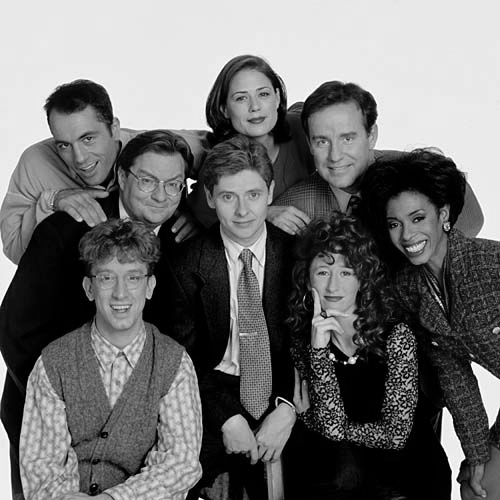
#> input picture img/newsradio.jpg, 500 x 500 px
$ jupyter execute illustrations.ipynb
#> lines starting #> are read from the running program, lines starting #| are printed output that depends on the picture
Ce notebook est utilisé pour nourrir la présentation

[cell 1]
import matplotlib.pyplot as plt

import numpy as np

import cv2
import time
from skimage import color, transform
from skimage.feature import hog
import imutils
import os

import joblib

positive_patches_shape = (62, 47)

path_to_img = 'img/newsradio.jpg'

image = cv2.imread(path_to_img)
#> image is the input picture: shape (500, 500, 3); min 0, max 255, mean 111.4

image = color.rgb2gray(image)
#> image: shape (500, 500) float64

(H_MAX, W_MAX) = (300, 600)

if image.shape[0] > H_MAX or image.shape[1] > W_MAX:
    s = min(H_MAX / image.shape[0], W_MAX / image.shape[1])
#> s = 0.6
    image = transform.rescale(image, s)
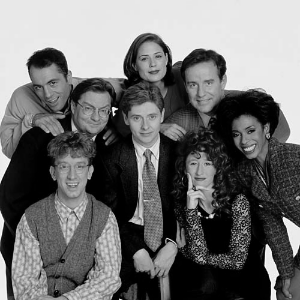
#> image: shape (300, 300) float64; min 0, max 0.995, mean 0.437

#print("L'image étudiée est de taille {}".format(image.shape))

fig, ax = plt.subplots()
ax.imshow(image, cmap='gray')
ax.axis('off')

print(image)
#> (printed output is left out)


$ run again, with img/balka.jpg copied over img/newsradio.jpg
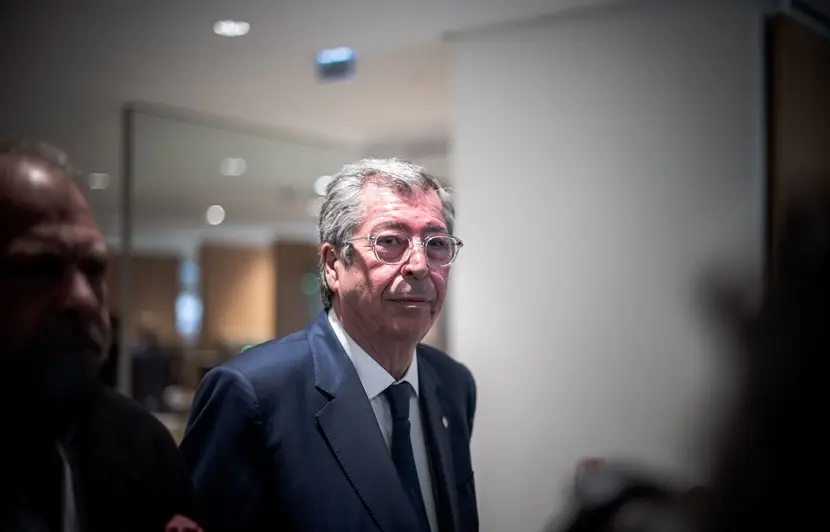
#> input picture img/balka.jpg, 830 x 532 px
#> image is the input picture: shape (532, 830, 3); mean B, G, R 91, 90.4, 93.8
#> `image = color.rgb2gray(image)`:
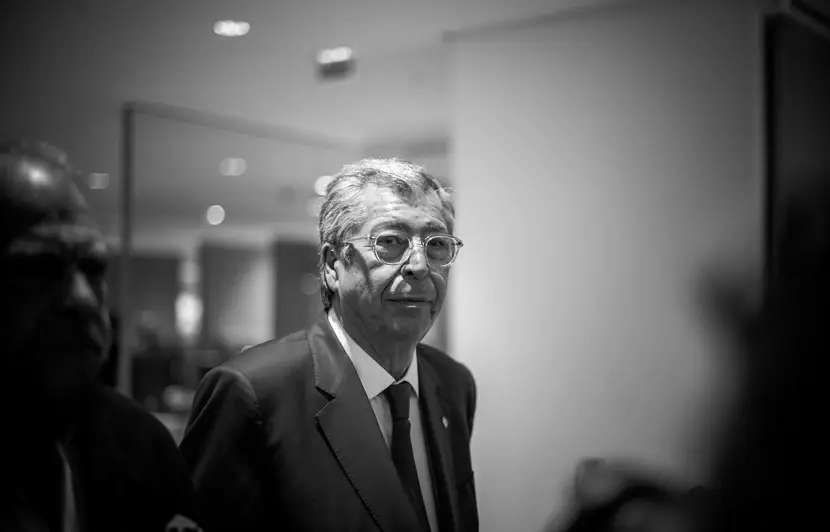
#> image: shape (532, 830) float64; min 0, max 1, mean 0.356
#> (printed output is left out)

$ run again, with img/bath.jpg copied over img/newsradio.jpg
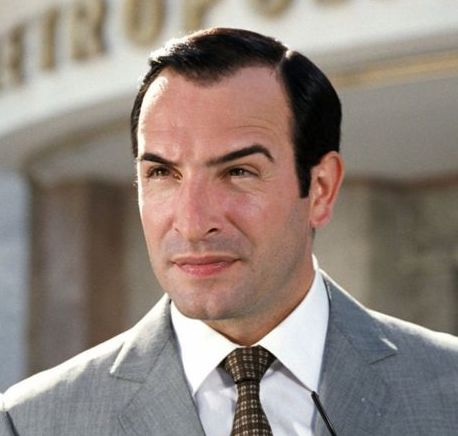
#> input picture img/bath.jpg, 458 x 436 px
#> image is the input picture: shape (436, 458, 3); mean B, G, R 124.4, 132.2, 144.9
#> `image = color.rgb2gray(image)`:
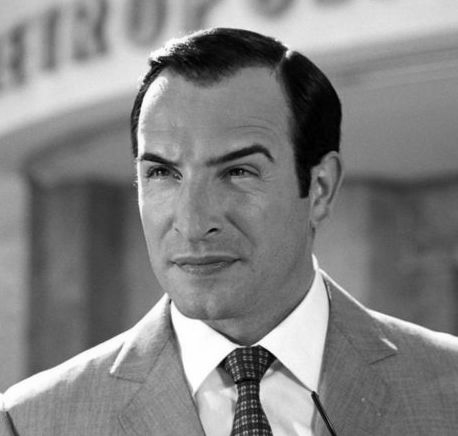
#> image: shape (436, 458) float64; min 0, max 1, mean 0.515
#> (printed output is left out)

$ run again, with img/cssa.jpg copied over img/newsradio.jpg
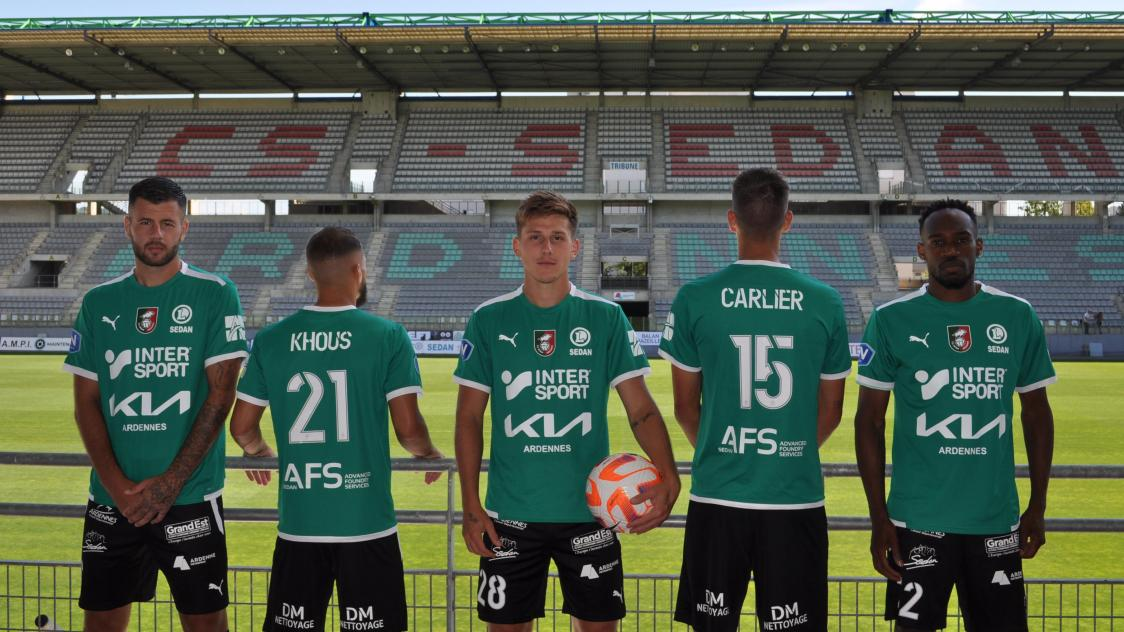
#> input picture img/cssa.jpg, 1124 x 632 px
#> image is the input picture: shape (632, 1124, 3); mean B, G, R 78, 92.4, 81.2
#> `image = color.rgb2gray(image)`:
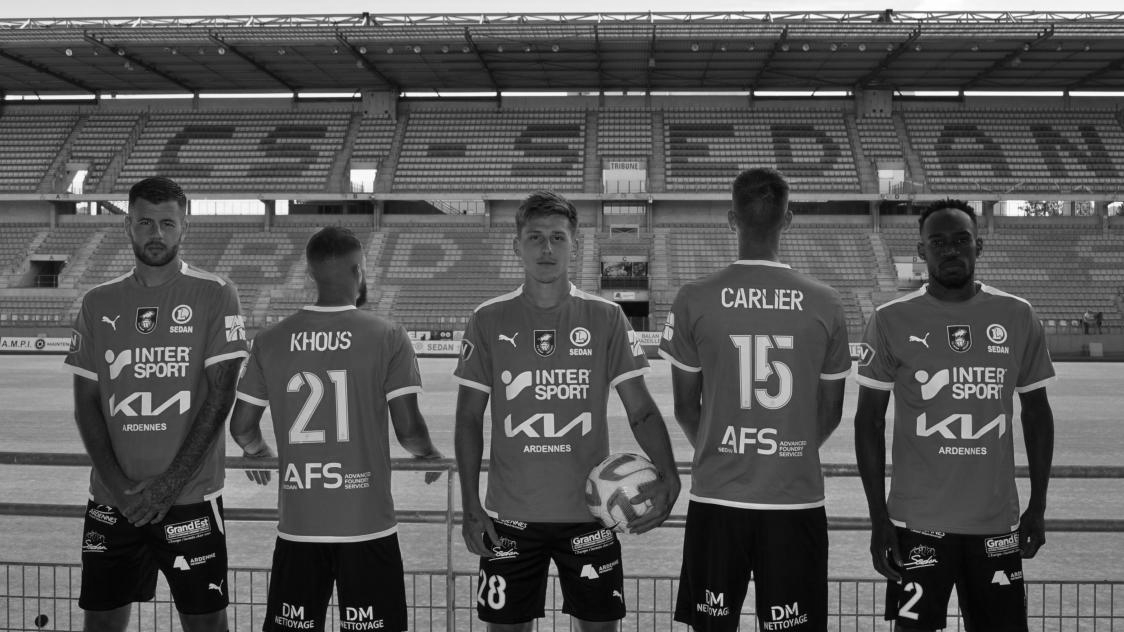
#> image: shape (632, 1124) float64; min 0, max 1, mean 0.347
#> (printed output is left out)
